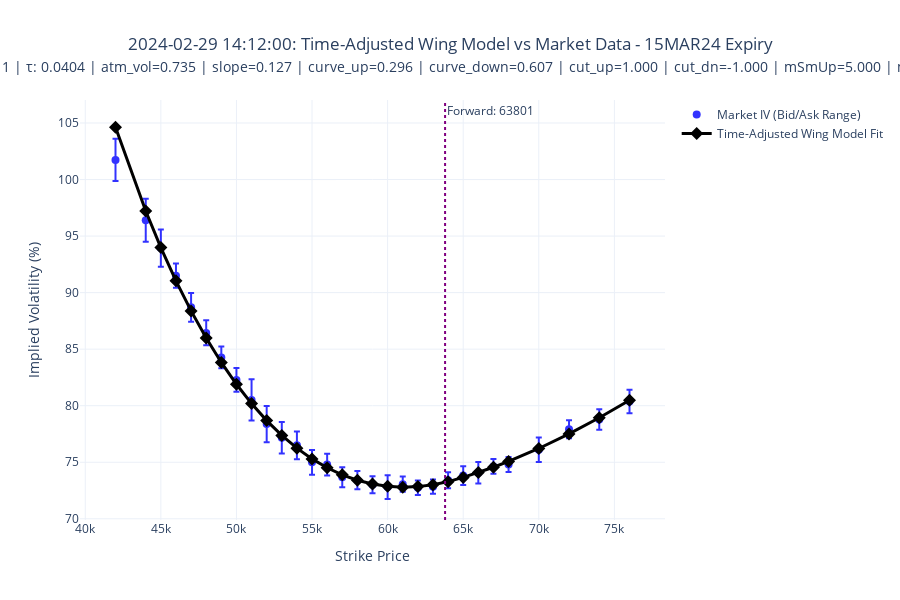

Notebook source saved alongside this figure:
### Code cell
# Calculate fitted volatilities using the calibrated model
if my_model is not None:
    fitted_vols = [my_model.calculate_volatility_from_strike(strike) * 100 for strike in df_option_with_vola_and_greeks['strike']]
    model_name = "Time-Adjusted Wing Model" if MODEL_TYPE == 'time_adjusted' else "Traditional Wing Model" 
    rmse_value = optimization_result.fun
    # Create the comparison plot
    fig = go.Figure()
    
    # Add market volatility with bid/ask error bars
    fig.add_trace(go.Scatter(
        x=df_option_with_vola_and_greeks['strike'],
        y=df_option_with_vola_and_greeks['midVola'],
        mode='markers',
        name='Market IV (Bid/Ask Range)',
        marker=dict(color='blue', symbol='circle', size=8),
        error_y=dict(
            type='data',
            symmetric=False,
            array=df_option_with_vola_and_greeks['askVola'] - df_option_with_vola_and_greeks['midVola'],
            arrayminus=df_option_with_vola_and_greeks['midVola'] - df_option_with_vola_and_greeks['bidVola'],
            visible=True,
            color='blue',
            thickness=2,
            width=3
        ),
        opacity=0.8
    ))
    
    # Add the fitted volatility curve
    fig.add_trace(go.Scatter(
        x=df_option_with_vola_and_greeks['strike'],
        y=fitted_vols,
        mode='lines+markers',
        name=f'{model_name} Fit',
        line=dict(color='black', width=3, dash='solid'),
        marker=dict(color='black', symbol='diamond', size=10),
    ))
    
    # Add vertical lines for reference
    forward_price = df_option_with_vola_and_greeks['F'][0]
    
    fig.add_vline(x=forward_price, line=dict(color='purple', dash='dot', width=2), 
                  annotation_text=f"Forward: {forward_price:.0f}")
    
    # Get spot price and tau for title
    forward_price = df_option_with_vola_and_greeks['F'][0]
    tau_value = df_option_with_vola_and_greeks['tau'][0]
    
    # Get parameter summary based on model type
    param_names = ['atm_vol', 'slope', 'curve_up', 'curve_down', 'cut_up', 'cut_dn', 'mSmUp', 'mSmDn'] if MODEL_TYPE == "time_adjusted" else ['vr', 'sr', 'pc', 'cc', 'dc']
    param_values = optimization_result.x
    param_string = " | ".join([f"{name}={value:.3f}" for name, value in zip(param_names, param_values)])
    
    ts = df_option_with_vola_and_greeks['timestamp'][0]
    
    # Update layout
    fig.update_layout(
        title=dict(
            text=f"{ts}: {model_name} vs Market Data - {my_expiry} Expiry<br><span style='font-size:14px'>Forward: {forward_price:.0f} | τ: {tau_value:.4f} | {param_string}</span>",
            x=0.5
        ),
        xaxis_title="Strike Price",
        yaxis_title="Implied Volatility (%)",
        template="plotly_white",
        height=600,
        legend=dict(
            orientation="v",
            yanchor="top",
            y=1,
            xanchor="left",
            x=1.02
        )
    )
    
    fig.show()
    
    # Calculate and display fit quality metrics
    market_vols = [max(c, p) for c, p in zip((df_option_with_vola_and_greeks['bidVola_C']+df_option_with_vola_and_greeks['askVola_C'])/2, 
                                             (df_option_with_vola_and_greeks['bidVola_P']+df_option_with_vola_and_greeks['askVola_P'])/2)]
    fitted_vols_decimal = [v/100 for v in fitted_vols]
    market_vols_decimal = [v/100 for v in market_vols]
    
    # Calculate metrics
    rmse = np.sqrt(np.mean([(f - m)**2 for f, m in zip(fitted_vols_decimal, market_vols_decimal)]))
    mae = np.mean([abs(f - m) for f, m in zip(fitted_vols_decimal, market_vols_decimal)])
    max_error = max([abs(f - m) for f, m in zip(fitted_vols_decimal, market_vols_decimal)])
    
    print(f"\n📊 {model_name} Fit Quality:")
    print(f"RMSE: {rmse:.4f} ({rmse*100:.2f}%)")
    print(f"MAE:  {mae:.4f} ({mae*100:.2f}%)")
    print(f"Max Error: {max_error:.4f} ({max_error*100:.2f}%)")
    print(f"Optimization Success: {optimization_result.success if MODEL_TYPE == 'traditional' else optimization_result.success}")
    
    print(f"\n🎯 Model Parameters:")
    for name, value in zip(param_names, optimization_result.x):
        print(f"{name}: {value:.4f}")
    
    print(f"\n📈 Volatility Range:")
    print(f"Market: {min(market_vols):.1f}% - {max(market_vols):.1f}%")
    print(f"Fitted: {min(fitted_vols):.1f}% - {max(fitted_vols):.1f}%")
else:
    print("❌ No model available for visualization")

### Figure 1 — Plotly figure (JSON) as saved in the notebook; plotly's stock layout.template omitted (floating-point values rounded to 4 significant figures)
{"data": [{"error_y": {"array": [1.87, 1.89, 1.64, 1.08, 1.26, 1.11, 0.96, 1.05, 1.82, 1.6, 1.4, 1.22, 1.09, 0.97, 0.88, 0.81, 0.75, 1.05, 0.67, 0.65, 0.63, 0.7, 0.82, 0.95, 0.65, 0.67, 1.08, 0.79, 0.9, 1.03], "arrayminus": [1.87, 1.9, 1.65, 1.07, 1.27, 1.1, 0.96, 1.04, 1.82, 1.61, 1.4, 1.23, 1.1, 0.97, 0.88, 0.8, 0.75, 1.06, 0.67, 0.64, 0.63, 0.7, 0.83, 0.94, 0.64, 0.66, 1.07, 0.79, 0.9, 1.03], "color": "blue", "symmetric": false, "thickness": 2, "type": "data", "visible": true, "width": 3}, "marker": {"color": "blue", "size": 8, "symbol": "circle"}, "mode": "markers", "name": "Market IV (Bid/Ask Range)", "opacity": 0.8, "type": "scatter", "x": [42000, 44000, 45000, 46000, 47000, 48000, 49000, 50000, 51000, 52000, 53000, 54000, 55000, 56000, 57000, 58000, 59000, 60000, 61000, 62000, 63000, 64000, 65000, 66000, 67000, 68000, 70000, 72000, 74000, 76000], "y": [101.7, 96.4, 93.94, 91.5, 88.7, 86.44, 84.27, 82.28, 80.51, 78.38, 77.17, 76.5, 75.0, 74.79, 73.67, 73.41, 73.01, 72.81, 73.06, 72.74, 72.84, 73.41, 73.82, 74.07, 74.63, 74.79, 76.1, 77.92, 78.78, 80.37]}, {"line": {"color": "black", "dash": "solid", "width": 3}, "marker": {"color": "black", "size": 10, "symbol": "diamond"}, "mode": "lines+markers", "name": "Time-Adjusted Wing Model Fit", "type": "scatter", "x": [42000, 44000, 45000, 46000, 47000, 48000, 49000, 50000, 51000, 52000, 53000, 54000, 55000, 56000, 57000, 58000, 59000, 60000, 61000, 62000, 63000, 64000, 65000, 66000, 67000, 68000, 70000, 72000, 74000, 76000], "y": [104.6, 97.21, 93.98, 91.05, 88.38, 85.98, 83.82, 81.9, 80.19, 78.68, 77.37, 76.25, 75.3, 74.51, 73.89, 73.41, 73.07, 72.87, 72.8, 72.84, 73.01, 73.29, 73.66, 74.09, 74.56, 75.07, 76.22, 77.51, 78.93, 80.48]}], "layout": {"annotations": [{"showarrow": false, "text": "Forward: 63801", "x": 63800.0, "xanchor": "left", "xref": "x", "y": 1, "yanchor": "top", "yref": "y domain"}], "height": 600, "legend": {"orientation": "v", "x": 1.02, "xanchor": "left", "y": 1, "yanchor": "top"}, "shapes": [{"line": {"color": "purple", "dash": "dot", "width": 2}, "type": "line", "x0": 63800.0, "x1": 63800.0, "xref": "x", "y0": 0, "y1": 1, "yref": "y domain"}], "title": {"text": "2024-02-29 14:12:00: Time-Adjusted Wing Model vs Market Data - 15MAR24 Expiry<br><span style='font-size:14px'>Forward: 63211 | τ: 0.0404 | atm_vol=0.735 | slope=0.127 | curve_up=0.296 | curve_down=0.607 | cut_up=1.000 | cut_dn=-1.000 | mSmUp=5.000 | mSmDn=5.000</span>", "x": 0.5}, "xaxis": {"title": {"text": "Strike Price"}}, "yaxis": {"title": {"text": "Implied Volatility (%)"}}}}
